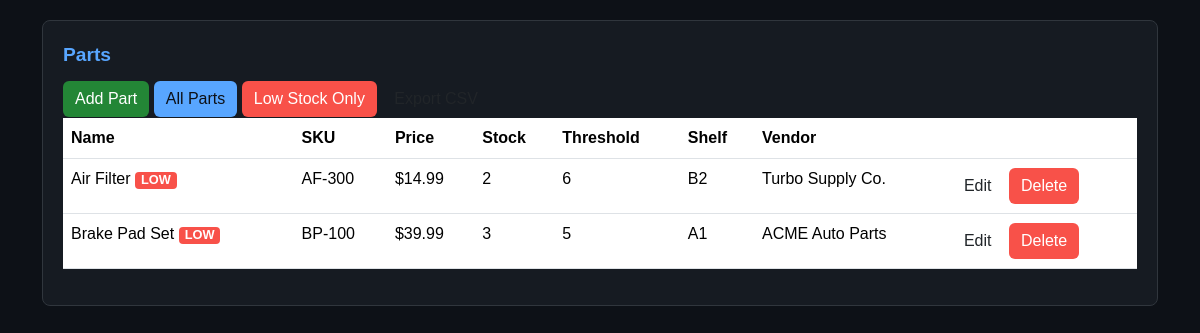
Screenshot of /parts?low=1 with the database file from the repository.
### models.py (models this page shows, shortened)
class Part(db.Model):
    __tablename__ = "parts"
    id = db.Column(db.Integer, primary_key=True)
    name = db.Column(db.String(120), nullable=False)
    sku = db.Column(db.String(80), nullable=False, unique=True)
    price = db.Column(db.Float, nullable=False)
    stock = db.Column(db.Integer, nullable=False, default=0)
    shelf_location = db.Column(db.String(50))
    reorder_threshold = db.Column(db.Integer, nullable=False, default=5)
    vendor_id = db.Column(db.Integer, db.ForeignKey("vendors.id"), nullable=True)

class Vendor(db.Model):
    __tablename__ = "vendors"
    id = db.Column(db.Integer, primary_key=True)
    name = db.Column(db.String(120), nullable=False, unique=True)
    contact_email = db.Column(db.String(120))
    phone = db.Column(db.String(50))
    parts = db.relationship("Part", backref="vendor", lazy=True)

### app.py (the view)
    @app.route("/parts", methods=["GET"])
    def list_parts():
        low_only = request.args.get("low", type=int)
        q = Part.query
        if low_only == 1:
            q = q.filter(Part.stock <= Part.reorder_threshold)
        parts = q.order_by(Part.name.asc()).all()
        return render_template("parts_list.html", parts=parts)

### Templates/parts_list.html
{% extends "base.html" %}
{% block content %}
<div class="card">
  <div class="title">Parts</div>
  <div class="toolbar">
    <a class="btn btn-primary" href="{{ url_for('add_part') }}">Add Part</a>
    <a class="btn btn-accent" href="{{ url_for('list_parts') }}">All Parts</a>
    <a class="btn btn-warn" href="{{ url_for('list_parts') }}?low=1">Low Stock Only</a>
    <a class="btn" href="{{ url_for('export_parts') }}">Export CSV</a>
  </div>
  {% if parts|length == 0 %}
    <p class="muted" style="margin-top:10px">No parts found.</p>
  {% else %}
  <div class="table-wrap">
    <table class="table">
      <thead>
        <tr>
          <th>Name</th>
          <th>SKU</th>
          <th class="right">Price</th>
          <th class="right">Stock</th>
          <th class="right">Threshold</th>
          <th>Shelf</th>
          <th>Vendor</th>
          <th></th>
        </tr>
      </thead>
      <tbody>
        {% for p in parts %}
        {% set is_low = p.stock <= p.reorder_threshold %}
        <tr class="{{ 'row-low' if is_low }}">
          <td>
            {{ p.name }}
            {% if is_low %}
              <span class="badge badge-low" title="At/below threshold">LOW</span>
            {% endif %}
          </td>
          <td>{{ p.sku }}</td>
          <td class="right">${{ '%.2f'|format(p.price or 0) }}</td>
          <td class="right">{{ p.stock }}</td>
          <td class="right">{{ p.reorder_threshold }}</td>
          <td>{{ p.shelf_location or '—' }}</td>
          <td>{{ p.vendor.name if p.vendor else '—' }}</td>
          <td class="right">
            <a class="btn btn-small" href="{{ url_for('edit_part', part_id=p.id) }}">Edit</a>
            <form action="{{ url_for('delete_part', part_id=p.id) }}" method="post" style="display:inline" onsubmit="return confirm('Delete this part?');">
              <button type="submit" class="btn btn-small btn-warn">Delete</button>
            </form>
          </td>
        </tr>
        {% endfor %}
      </tbody>
    </table>
  </div>
  {% endif %}
</div>
{% endblock %}

### Templates/base.html (style rules this page uses)
body { background-color: #0d1117; color: #e6edf3; font-family: Arial, sans-serif; margin: 20px; }
.card { background-color: #161b22; border: 1px solid #30363d; border-radius: 8px; padding: 20px; margin-bottom: 20px; color: #e6edf3; }
.title { font-size: 1.2rem; font-weight: bold; color: #58a6ff; margin-bottom: 10px; }
.badge-low { background-color: #f85149; color: white; padding: 2px 6px; border-radius: 4px; font-size: 0.8rem; margin-right: 6px; }
.btn-primary { background-color: #238636; border: none; }
.btn-accent { background-color: #58a6ff; color: #0d1117; border: none; }
.btn-warn { background-color: #f85149; border: none; color: white; }

### rows the page displays
Part: name "Air Filter", sku "AF-300", price "14.99", stock "2", reorder_threshold "6", shelf_location "B2", vendor "Turbo Supply Co."
Part: name "Brake Pad Set", sku "BP-100", price "39.99", stock "3", reorder_threshold "5", shelf_location "A1", vendor "ACME Auto Parts"
